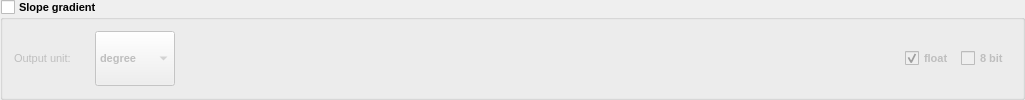
                  <widget class="QGroupBox" name="group_slope">
                   <property name="enabled">
                    <bool>true</bool>
                   </property>
                   <property name="sizePolicy">
                    <sizepolicy hsizetype="Preferred" vsizetype="Preferred">
                     <horstretch>0</horstretch>
                     <verstretch>0</verstretch>
                    </sizepolicy>
                   </property>
                   <property name="minimumSize">
                    <size>
                     <width>1025</width>
                     <height>65</height>
                    </size>
                   </property>
                   <property name="maximumSize">
                    <size>
                     <width>16777215</width>
                     <height>16777215</height>
                    </size>
                   </property>
                   <property name="font">
                    <font>
                     <pointsize>8</pointsize>
                     <weight>75</weight>
                     <bold>true</bold>
                    </font>
                   </property>
                   <property name="accessibleDescription">
                    <string>slope_gradient</string>
                   </property>
                   <property name="title">
                    <string>Slope gradient</string>
                   </property>
                   <property name="flat">
                    <bool>false</bool>
                   </property>
                   <property name="checkable">
                    <bool>true</bool>
                   </property>
                   <property name="checked">
                    <bool>false</bool>
                   </property>
                   <layout class="QHBoxLayout" name="horizontalLayout_19" stretch="0,0,0">
                    <item>
                     <layout class="QHBoxLayout" name="horizontalLayout_47">
                      <item>
                       <widget class="QLabel" name="label_47">
                        <property name="sizePolicy">
                         <sizepolicy hsizetype="Preferred" vsizetype="Preferred">
                          <horstretch>0</horstretch>
                          <verstretch>0</verstretch>
                         </sizepolicy>
                        </property>
                        <property name="minimumSize">
                         <size>
                          <width>75</width>
                          <height>20</height>
                         </size>
                        </property>
                        <property name="maximumSize">
                         <size>
                          <width>16777215</width>
                          <height>16777215</height>
                         </size>
                        </property>
                        <property name="font">
                         <font>
                          <pointsize>8</pointsize>
                          <weight>50</weight>
                          <bold>false</bold>
                         </font>
                        </property>
                        <property name="text">
                         <string>Output unit:</string>
                        </property>
                       </widget>
                      </item>
                      <item>
                       <widget class="QComboBox" name="combo_slp_output_units">
                        <property name="sizePolicy">
                         <sizepolicy hsizetype="Preferred" vsizetype="Preferred">
                          <horstretch>0</horstretch>
                          <verstretch>0</verstretch>
                         </sizepolicy>
                        </property>
                        <property name="minimumSize">
                         <size>
                          <width>80</width>
                          <height>20</height>
                         </size>
                        </property>
                        <property name="maximumSize">
                         <size>
                          <width>16777215</width>
                          <height>16777215</height>
                         </size>
                        </property>
                        <property name="font">
                         <font>
                          <pointsize>8</pointsize>
                         </font>
                        </property>
                        <property name="accessibleDescription">
                         <string>sky_model</string>
                        </property>
                        <item>
                         <property name="text">
                          <string>degree</string>
                         </property>
                        </item>
                        <item>
                         <property name="text">
                          <string>radian</string>
                         </property>
                        </item>
                        <item>
                         <property name="text">
                          <string>percent</string>
                         </property>
                        </item>
                       </widget>
                      </item>
                     </layout>
                    </item>
                    <item>
                     <spacer name="horizontalSpacer_13">
                      <property name="orientation">
                       <enum>Qt::Horizontal</enum>
                      </property>
                      <property name="sizeType">
                       <enum>QSizePolicy::Expanding</enum>
                      </property>
                      <property name="sizeHint" stdset="0">
                       <size>
                        <width>0</width>
                        <height>20</height>
                       </size>
                      </property>
                     </spacer>
                    </item>
                    <item>
                     <layout class="QHBoxLayout" name="horizontalLayout_6">
                      <item>
                       <widget class="QCheckBox" name="check_slp_float">
                        <property name="sizePolicy">
                         <sizepolicy hsizetype="Preferred" vsizetype="Preferred">
                          <horstretch>0</horstretch>
                          <verstretch>0</verstretch>
                         </sizepolicy>
                        </property>
                        <property name="minimumSize">
                         <size>
                          <width>50</width>
                          <height>20</height>
                         </size>
                        </property>
                        <property name="maximumSize">
                         <size>
                          <width>16777215</width>
                          <height>16777215</height>
                         </size>
                        </property>
                        <property name="font">
                         <font>
                          <pointsize>8</pointsize>
                         </font>
                        </property>
                        <property name="text">
                         <string>float</string>
                        </property>
                        <property name="checked">
                         <bool>true</bool>
                        </property>
                       </widget>
                      </item>
                      <item>
                       <widget class="QCheckBox" name="check_slp_8bit">
                        <property name="sizePolicy">
                         <sizepolicy hsizetype="Preferred" vsizetype="Preferred">
                          <horstretch>0</horstretch>
                          <verstretch>0</verstretch>
                         </sizepolicy>
                        </property>
                        <property name="minimumSize">
                         <size>
                          <width>50</width>
                          <height>20</height>
                         </size>
                        </property>
                        <property name="maximumSize">
                         <size>
                          <width>16777215</width>
                          <height>16777215</height>
                         </size>
                        </property>
                        <property name="font">
                         <font>
                          <pointsize>8</pointsize>
                         </font>
                        </property>
                        <property name="text">
                         <string>8 bit</string>
                        </property>
                       </widget>
                      </item>
                     </layout>
                    </item>
                   </layout>
                  </widget>
